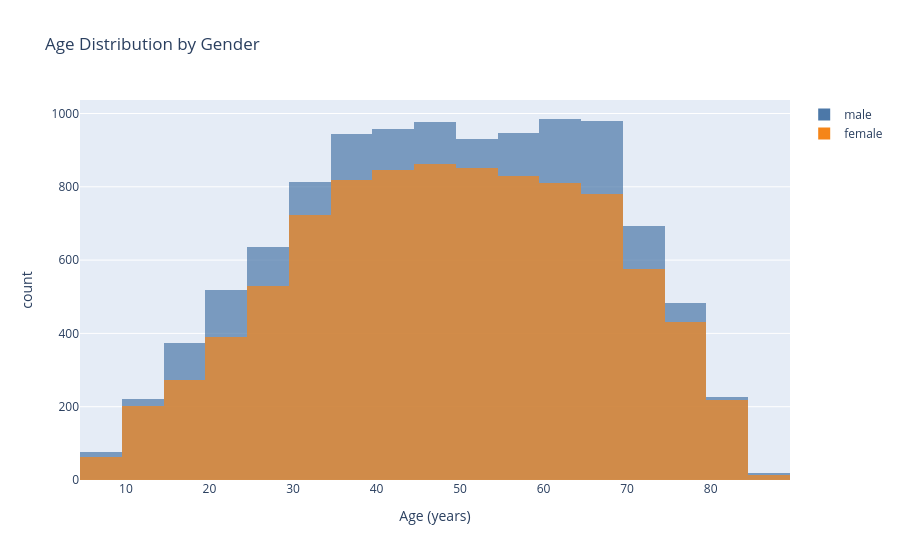

Here is the notebook cell this chart was saved with:
### Code cell
# 1c. age histogram by gender
fig_age_dist = px.histogram(
    filtered_df, x="age", color="gender", barmode="overlay", nbins=30, opacity=0.7,
    title="Age Distribution by Gender",
    labels={"age": "Age (years)"},
    color_discrete_map={"male": "#4c78a8", "female": "#f58518"},
)
fig_age_dist.update_layout(legend_title_text="")
fig_age_dist.show()

### Figure 1 — Plotly figure (JSON) as saved in the notebook; plotly's stock layout.template omitted (floating-point values rounded to 4 significant figures; data arrays with more than 128 entries replaced by an {"elided": "..."} marker saying what was removed)
{"data": [{"bingroup": "x", "hovertemplate": "gender=male<br>Age (years)=%{x}<br>count=%{y}<extra></extra>", "legendgroup": "male", "marker": {"color": "#4c78a8", "opacity": 0.7, "pattern": {"shape": ""}}, "name": "male", "nbinsx": 30, "orientation": "v", "showlegend": true, "type": "histogram", "x": {"elided": "10780 int values"}, "xaxis": "x", "yaxis": "y"}, {"bingroup": "x", "hovertemplate": "gender=female<br>Age (years)=%{x}<br>count=%{y}<extra></extra>", "legendgroup": "female", "marker": {"color": "#f58518", "opacity": 0.7, "pattern": {"shape": ""}}, "name": "female", "nbinsx": 30, "orientation": "v", "showlegend": true, "type": "histogram", "x": {"elided": "9220 int values"}, "xaxis": "x", "yaxis": "y"}], "layout": {"barmode": "overlay", "legend": {"title": {"text": ""}, "tracegroupgap": 0}, "title": {"text": "Age Distribution by Gender"}, "xaxis": {"anchor": "y", "domain": [0.0, 1.0], "title": {"text": "Age (years)"}}, "yaxis": {"anchor": "x", "domain": [0.0, 1.0], "title": {"text": "count"}}}}
